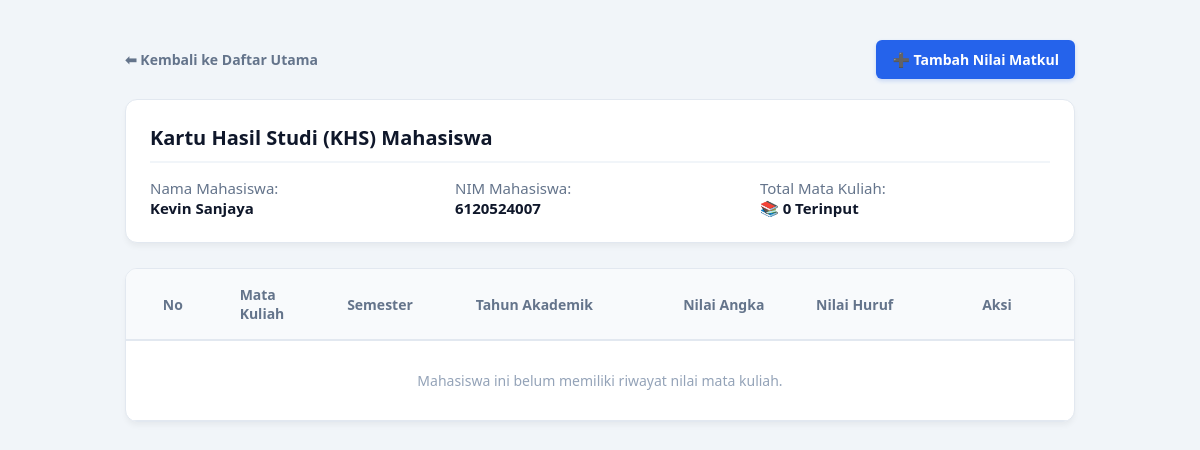
Page /Nilai/detail_nilai.php?nim=6120524007 on the earlier database version.
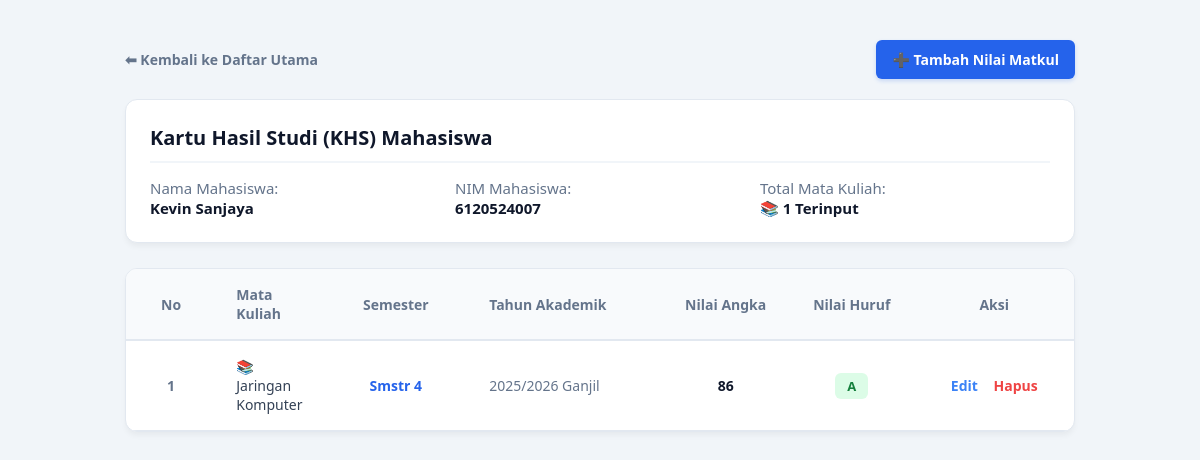
Same page on the later database version.
### tables this page shows
CREATE TABLE `nilai` (
  `Id_Nilai` int(11) NOT NULL,
  `Id_KRS` varchar(15) NOT NULL,
  `Nilai_angka` decimal(10,0) NOT NULL,
  `Nilai_Huruf` varchar(40) NOT NULL
);

CREATE TABLE `matakuliah` (
  `Kode_Matakuliah` varchar(15) NOT NULL,
  `Nama_Matakuliah` varchar(30) NOT NULL,
  `SKS` int(11) NOT NULL,
  `semester` int(11) NOT NULL,
  `Sifat_Matakuliah` varchar(20) DEFAULT NULL,
  `Jenis_Matakuliah` varchar(30) DEFAULT NULL
);

CREATE TABLE `krs` (
  `Id_KRS` varchar(15) NOT NULL,
  `NIM` varchar(15) NOT NULL,
  `Id_Jadwal` varchar(15) NOT NULL,
  `Tahun_Akademik` varchar(20) NOT NULL
);

### Nilai/detail_nilai.php (the view, shortened to what this page needs)
<?php
include '../koneksi.php';
$nim = $_GET['nim'];
$query_mhs = mysqli_query($koneksi, "SELECT * FROM mahasiswa WHERE NIM = '$nim'");
$mhs = mysqli_fetch_array($query_mhs);
$query_nilai = mysqli_query($koneksi, "SELECT nilai.*, matakuliah.Nama_Matakuliah, matakuliah.Semester, krs.Tahun_Akademik
        FROM nilai
        INNER JOIN krs ON nilai.Id_KRS = krs.Id_KRS
        INNER JOIN jadwal ON krs.Id_Jadwal = jadwal.Id_Jadwal
        INNER JOIN matakuliah ON jadwal.Kode_Matakuliah = matakuliah.Kode_Matakuliah
        WHERE krs.NIM = '$nim'
        ORDER BY matakuliah.Semester ASC");
$total_matkul = mysqli_num_rows($query_nilai);
?>
<!DOCTYPE html>
<html lang="id">
<head>
</head>
<body>
    <div class="container">
        <div class="header-area">
            <a href="index.php" class="btn-back">⬅ Kembali ke Daftar Utama</a>
            <a href="tambah.php?nim_mhs=<?= $mhs['NIM']; ?>" class="btn-add-specific">➕ Tambah Nilai Matkul</a>
        </div>
        <div class="profile-card">
            <h3>Kartu Hasil Studi (KHS) Mahasiswa</h3>
            <div class="profile-grid">
                <div>
                    <span class="profile-label">Nama Mahasiswa:</span><br>
                    <span class="profile-value"><?= $mhs['Nama_Mahasiswa']; ?></span>
                </div>
                <div>
                    <span class="profile-label">NIM Mahasiswa:</span><br>
                    <span class="profile-value"><?= $mhs['NIM']; ?></span>
                </div>
                <div>
                    <span class="profile-label">Total Mata Kuliah:</span><br>
                    <span class="profile-value">📚 <?= $total_matkul; ?> Terinput</span>
                </div>
            </div>
        </div>
        <div class="table-container">
            <table>
                <thead>
                    <tr>
                        <th style="width: 60px;" class="text-center">No</th>
                        <th>Mata Kuliah</th>
                        <th class="text-center" style="width: 120px;">Semester</th>
                        <th style="width: 180px;">Tahun Akademik</th>
                        <th class="text-center" style="width: 100px;">Nilai Angka</th>
                        <th class="text-center" style="width: 100px;">Nilai Huruf</th>
                        <th class="text-center" style="width: 130px;">Aksi</th>
                    </tr>
                </thead>
                <tbody>
                    <?php
                    $no_detail = 1;
                    if ($total_matkul == 0) {
                    ?>
                        <tr>
                            <td colspan="7" style="text-align: center; color: #94a3b8; padding: 30px;">Mahasiswa ini belum memiliki riwayat nilai mata kuliah.</td>
                        </tr>
                    <?php
                    } else {
                        while($row = mysqli_fetch_array($query_nilai)) {
                            $grade_upper = strtoupper($row['Nilai_Huruf']);
                            $grade_class = "grade-" . $grade_upper;
                    ?>
                    <tr>
                        <td class="text-center" style="font-weight: 600; color: #64748b;"><?= $no_detail++; ?></td>
                        <td style="font-weight: 500; color: #334155;">📚 <?= $row['Nama_Matakuliah']; ?></td>
                        <td class="text-center" style="font-weight: 600; color: #2563eb;">Smstr <?= $row['Semester']; ?></td>
                        <td style="color: #64748b; font-weight: 500;"><?= $row['Tahun_Akademik']; ?></td>
                        <td class="text-center" style="font-weight: 700; color: #0f172a;"><?= number_format($row['Nilai_angka'], 0); ?></td>
                        <td class="text-center">
                            <span class="badge-grade <?= $grade_class; ?>"><?= $grade_upper; ?></span>
                        </td>
                        <td class="text-center" style="white-space: nowrap;">
                            <a href="tambah.php?id=<?= $row['Id_Nilai']; ?>" class="btn-edit">Edit</a>
                            <a href="hapus.php?id=<?= $row['Id_Nilai']; ?>" class="btn-delete" onclick="return confirm('Yakin ingin menghapus data nilai matkul ini?')">Hapus</a>
                        </td>
                    </tr>
                    <?php } } ?>
                </tbody>
            </table>
        </div>
    </div>
</body>
</html>

Differences in the rows shown:
added nilai: matakuliah.Nama_Matakuliah "Jaringan Komputer", matakuliah.semester "4", Id_KRS.Tahun_Akademik "2025/2026 Ganjil", Nilai_angka "86", Nilai_Huruf "A"
Other differences:
$total_matkul: "0" → "1"
text no longer shown: "Mahasiswa ini belum memiliki riwayat nilai mata kuliah."
